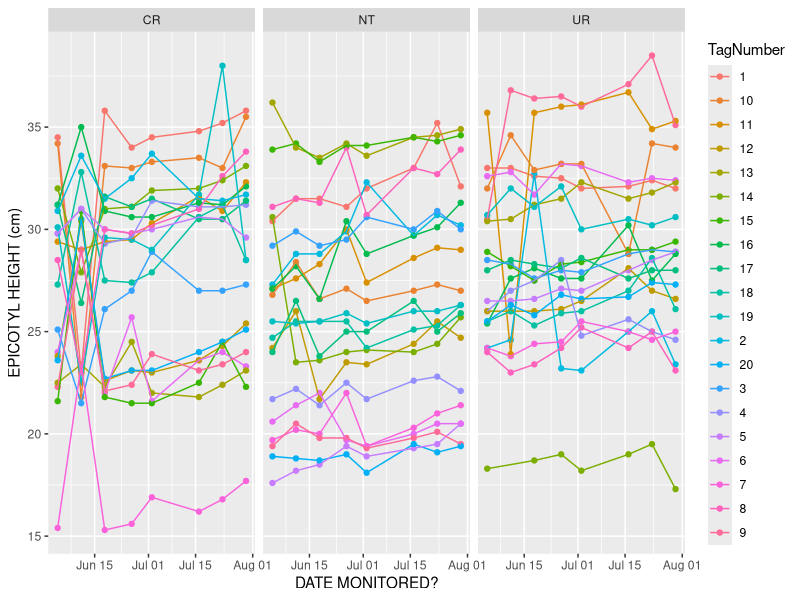
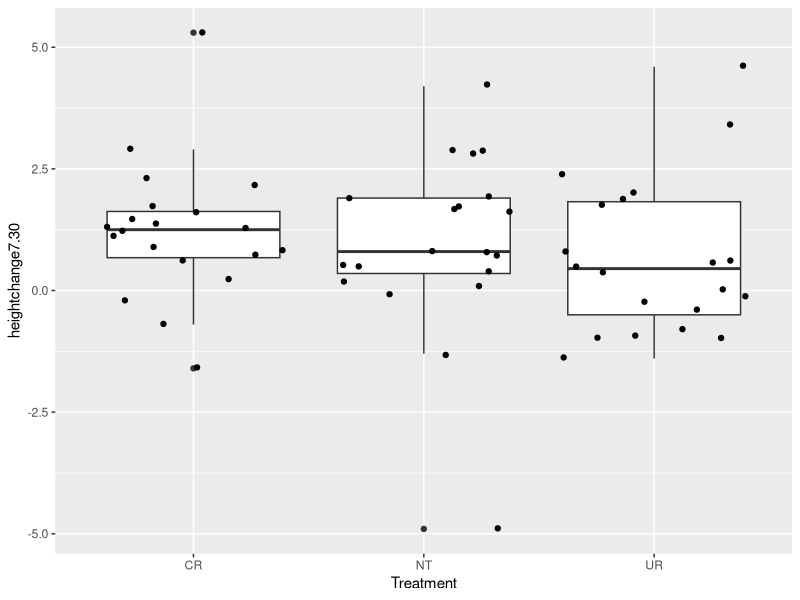
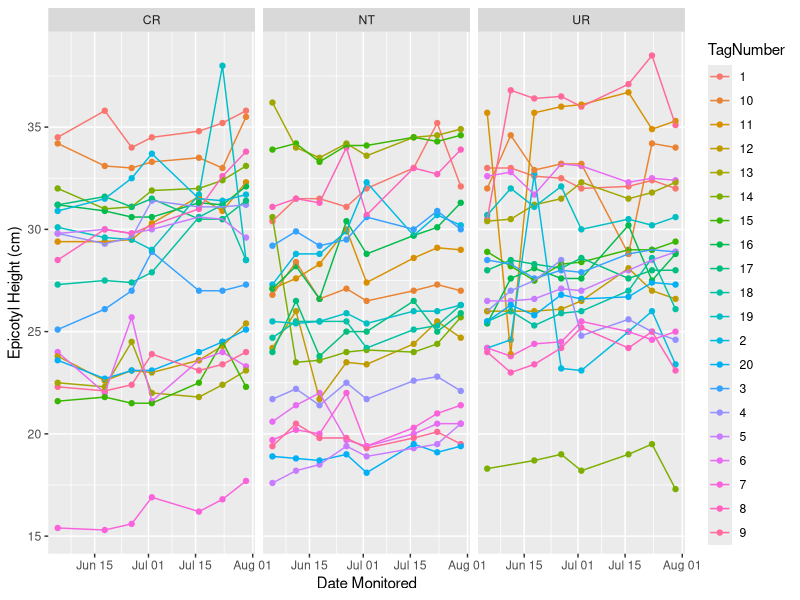
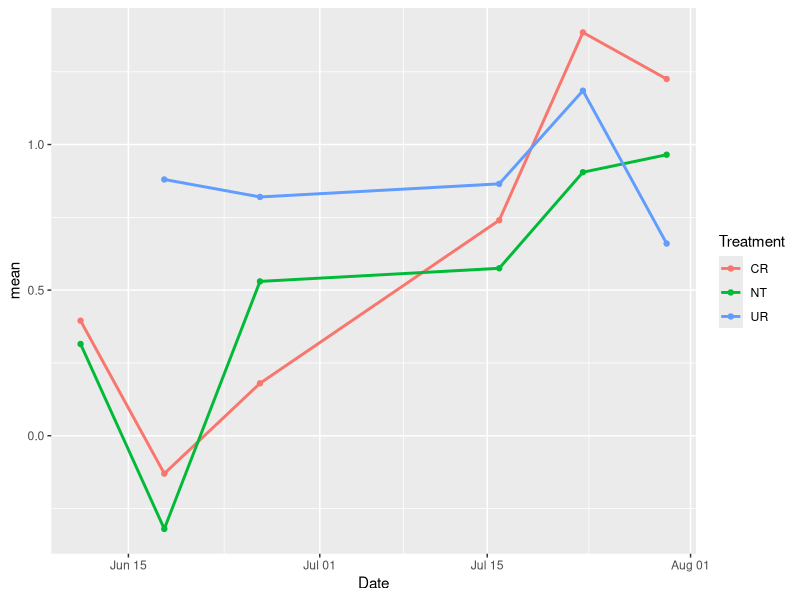
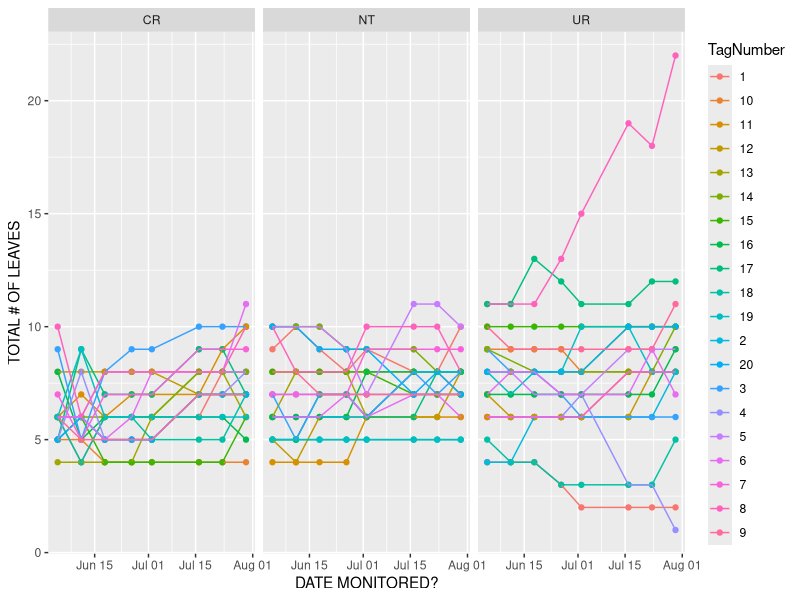
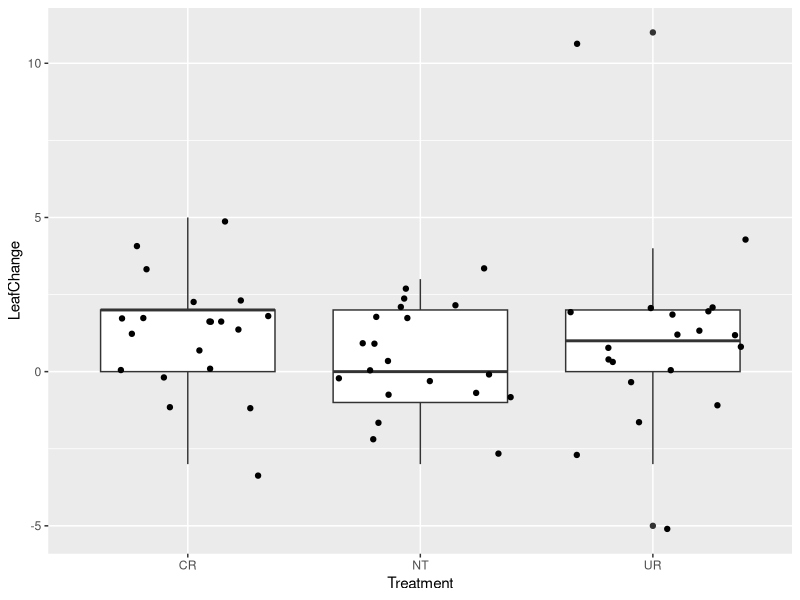

The R script that drew these images, in order:
## ---- chunk 1

library(readr)
library(tidyverse)
library(lubridate)

#import data
roots<- read_csv("Root Experiment Monitoring Sheet - GEN MON (1).csv")


#make R recognize Date Monitored as a Date
roots$`DATE MONITORED?`<-mdy(roots$`DATE MONITORED?`)

rootscheck <- roots%>%
  separate(`TAG ID`, into = c( "Treatment", "TagNumber"), sep = " ")%>%
  select(`DATE MONITORED?`, Treatment,TagNumber,`EPICOTYL HEIGHT (cm)`)%>%
    pivot_wider(names_from = `DATE MONITORED?`, values_from = `EPICOTYL HEIGHT (cm)`)
#we have dates where we do not have all of the trees measured 8/6, removing 8/6


#select columns we need, remove 8/6 because we are missing data from here
roots <- roots%>%
  separate(`TAG ID`, into = c( "Treatment", "TagNumber"), sep = " ")%>%
  select(`DATE MONITORED?`, Treatment,TagNumber,`EPICOTYL HEIGHT (cm)`)%>%
  filter(`DATE MONITORED?`!="2025-08-06")


#pivot wider to check we have data for all the dates (after we removed 8/6 it looks good!)
roots1<-roots%>%
  pivot_wider(names_from = `DATE MONITORED?`, values_from = `EPICOTYL HEIGHT (cm)`)%>%
  unnest(cols = everything())

#look at the height of all the trees over time

height<-roots%>%
  ggplot(aes(x=`DATE MONITORED?`, y=`EPICOTYL HEIGHT (cm)`, colour=TagNumber))+
  geom_point()+
  geom_line()+
  facet_wrap(~Treatment)

height


#these heights look kinda crazy going up and down over time, going to look at the absolute change in height and compare that across treatments using a boxplot

heightchangeboxplot<-roots1%>%
  mutate(heightchange7.30=`2025-07-30`- `2025-06-04`)%>%
   ggplot(aes(x=Treatment,y=heightchange7.30))+
  geom_boxplot()+
  geom_jitter()

heightchangeboxplot



meanepichange<-roots1%>%
  mutate(heightchange7.30=`2025-07-30`- `2025-06-04`)%>%
  group_by(Treatment)%>%
  summarise(Mean=mean(heightchange7.30), sd(heightchange7.30))





#his is things that need to be explored later!!!!!!
#CR june 11th heigths are crazy talk.. removing them

rootspull<-roots%>%
  filter(!(`DATE MONITORED?`=="2025-06-11"& Treatment=="CR"))

height1<-rootspull%>%
  ggplot(aes(x=`DATE MONITORED?`, y=`EPICOTYL HEIGHT (cm)`, colour=TagNumber))+
  geom_point()+
  geom_line()+
  ylab("Epicotyl Height (cm)")+
  xlab("Date Monitored")+
  facet_wrap(~Treatment)

height1

#look at problem plants
check<-roots1%>%
  filter(Treatment=="UR"&TagNumber=="10")


roots2<-roots1%>%
  mutate("6-11-2025"=(`2025-06-11`- `2025-06-04`), "6-18-2025"=(`2025-06-18`- `2025-06-04`), "6-26-2025"=(`2025-06-26`- `2025-06-04`), "7-16-2025"=(`2025-07-16`-`2025-06-04`),"7-23-2025"=(`2025-07-23`- `2025-06-04`),"7-30-2025"=(`2025-07-30`- `2025-06-04`))






rootsplot<-roots2%>%
  select(Treatment, TagNumber, `6-11-2025`,`6-18-2025`,`6-26-2025`,`7-16-2025`,`7-23-2025`,`7-30-2025`)%>%
  pivot_longer(cols=`6-11-2025`:`7-30-2025`,names_to = "Date", values_to = "EpiLength")%>%
  group_by(Treatment, Date)%>%
  summarise(mean=mean(EpiLength))

rootsplot$Date<-mdy(rootsplot$Date)


plotplot<-rootsplot%>%
  ggplot(aes(x=Date, y=mean, color=Treatment))+
  geom_line(size=1)+
  geom_point()

plotplot
## ---- chunk 2

#look at number of leaves

leaves<- read_csv("Root Experiment Monitoring Sheet - GEN MON (1).csv")
#two different date formats for 6/18/25 fixed so there is only one

leaves<-leaves%>%
mutate(`DATE MONITORED?`=recode(`DATE MONITORED?`,
    "6/18/2025"= "6/18/25"))
leaves$`DATE MONITORED?`<-mdy(leaves$`DATE MONITORED?`)



#separate tag number and treatment 
leaves <- leaves%>%
  separate(`TAG ID`, into = c( "Treatment", "TagNumber"), sep = " ")%>%
  filter(`DATE MONITORED?`!="2025-08-06")

leaves$TagNumber<-as.factor(leaves$TagNumber)


#plot leaves over time
leavesplot<-leaves%>%
 ggplot(aes(x=`DATE MONITORED?`, y=`TOTAL # OF LEAVES`, colour=TagNumber))+
  geom_point()+
  geom_line()+
  facet_wrap(~Treatment)

leavesplot





#look to see if there is an increase in the number of leaves over time

leavestime <- leaves%>%
   select(`DATE MONITORED?`, Treatment,TagNumber,`TOTAL # OF LEAVES`)%>%
  pivot_wider(names_from = `DATE MONITORED?`, values_from =`TOTAL # OF LEAVES`)%>%
  ungroup()


#look at change in number of leaves over the monitoring period
leavestimeplot<-leavestime%>%
  mutate(LeafChange=`2025-07-30`-`2025-06-04`)%>%
  ggplot(aes(x=Treatment,y=LeafChange))+
  geom_boxplot()+
  geom_jitter()
  

leavestimeplot

meanleaves<-leavestime%>%
  mutate(LeafChange=`2025-07-30`-`2025-06-04`)%>%
  group_by(Treatment)%>%
  summarise(Mean=mean(LeafChange), sd(LeafChange))



